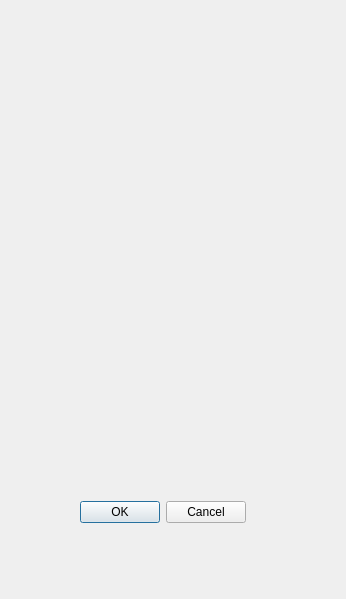
<?xml version="1.0" encoding="UTF-8"?>
<ui version="4.0">
 <class>HelloWorldDialogBase</class>
 <widget class="QDialog" name="HelloWorldDialogBase">
  <property name="geometry">
   <rect>
    <x>0</x>
    <y>0</y>
    <width>346</width>
    <height>599</height>
   </rect>
  </property>
  <property name="windowTitle">
   <string>HelloWorld</string>
  </property>
  <widget class="QLabel" name="label">
   <property name="geometry">
    <rect>
     <x>9</x>
     <y>9</y>
     <width>280</width>
     <height>425</height>
    </rect>
   </property>
   <property name="text">
    <string>&lt;html&gt;&lt;head/&gt;&lt;body&gt;&lt;p&gt;&lt;img src=&quot;:/plugins/HelloWorld/18860313.webp&quot;/&gt;&lt;/p&gt;&lt;/body&gt;&lt;/html&gt;</string>
   </property>
  </widget>
  <widget class="QDialogButtonBox" name="button_box">
   <property name="geometry">
    <rect>
     <x>80</x>
     <y>500</y>
     <width>166</width>
     <height>24</height>
    </rect>
   </property>
   <property name="orientation">
    <enum>Qt::Horizontal</enum>
   </property>
   <property name="standardButtons">
    <set>QDialogButtonBox::Cancel|QDialogButtonBox::Ok</set>
   </property>
  </widget>
 </widget>
 <resources/>
 <connections>
  <connection>
   <sender>button_box</sender>
   <signal>accepted()</signal>
   <receiver>HelloWorldDialogBase</receiver>
   <slot>accept()</slot>
   <hints>
    <hint type="sourcelabel">
     <x>20</x>
     <y>20</y>
    </hint>
    <hint type="destinationlabel">
     <x>20</x>
     <y>20</y>
    </hint>
   </hints>
  </connection>
  <connection>
   <sender>button_box</sender>
   <signal>rejected()</signal>
   <receiver>HelloWorldDialogBase</receiver>
   <slot>reject()</slot>
   <hints>
    <hint type="sourcelabel">
     <x>20</x>
     <y>20</y>
    </hint>
    <hint type="destinationlabel">
     <x>20</x>
     <y>20</y>
    </hint>
   </hints>
  </connection>
 </connections>
</ui>
